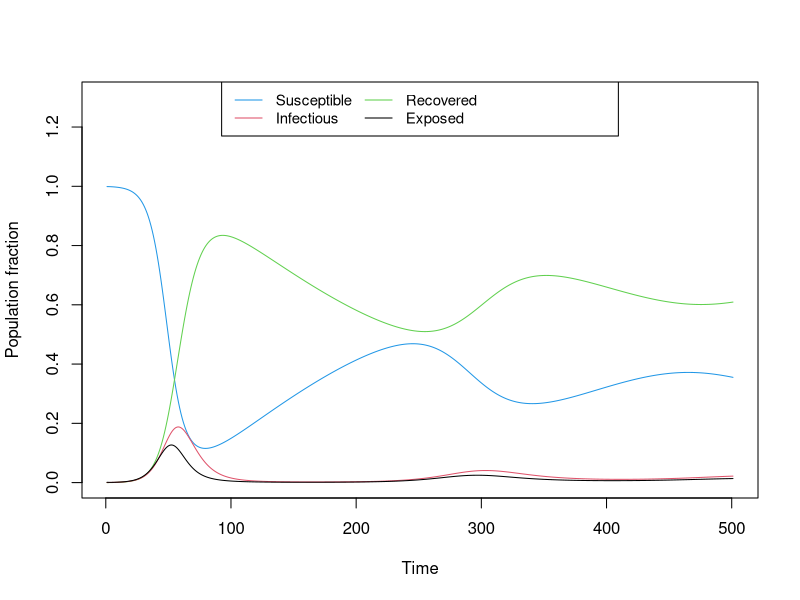

Recreate this plot in R.
########################## #
#SEIR model for RSV-------
########################## #

setwd("/home/phuong/phuonght/gitKraken_project/RSV")

library(deSolve)

######################################### #
# MODEL SETTINGS                     ----
######################################### #

##  latency period: 4 days [2-6]
##  infectious period : 6.7 days [ 1-21], 10 days [7-12]
##  duration of immunity: 230 days / 200 days

######################################### #
# MODEL SETTINGS                     ----
######################################### #
pop_size          <- 100000
num_days          <- 500
R0                <- 3
num_days_infected <- 6.7
num_days_exposed  <- 4
num_days_waning   <- 230
infected_seeds    <- 100 # ? 

######################################### #
# INITIALIZE PARAMETERS AND POPULATION ----
######################################### #
# recovery parameter
nui  <- 1/num_days_infected
# transmission parameter
beta   <- R0*nui
#rate of movement from latent to infectious stage
gamma <- 1/ num_days_exposed
# duration of immunity
v <- 1/ num_days_waning 

# # population states
S <- 1 - (infected_seeds/pop_size)
E <- infected_seeds/pop_size
I <- 0
R <- 0

######################################### #
# CREATE SIRV FUNCTION               ----
######################################### #
# define a function for the ODE-solver with 3 function parameters (required)
#  * times  = current time point (not yet used here, in the absence of seasonality)
#  * states = current health states, to calculate updates
#  * params = epidemiogical parameters, used in the differential equations
#
# Note: updating the health states over time and keeping track of the changes, is handled by the
# ode-function of the 'deSolve' package.
sirv_func <- function(times, states, params) {

  # rename states and parameters
  S     <- states['S']
  E     <- states['E']
  I     <- states['I']
  R     <- states['R']
  beta  <- params['beta']
  gamma <- params['gamma']
  nui   <- params['nui']


  # calculate state changes
  dS <- -beta*S*I + v*R
  dE <- beta*S*I - gamma*E
  dI <- gamma*E - nui*I
  dR <- nui*I - v*R

  # return (dS, dI, dR) as a vector in a list (required for the 'solve' function)
  return(list(c(dS, dE, dI, dR)))
}


######################################### #
# SET FUNCTION PARAMETERS            ----
######################################### #
# set time frame
times      <- seq(0, num_days, by = 1)

# set initial health states
states     <- c(S = S,E = E, I = I, R = R)

# set parameters
params     <- c(beta = beta, gamma = gamma, nui = nui, v = v)



######################################### #
# SOLVE ODE                          ----
######################################### #
# use the 'ode' function of deSolve package with our SIR function, health states and parameters
out <- ode(func = sirv_func, y = states, times = times, parms = params)
# plot(out)

# convert the 'out' matrix into a data-frame (to enable the use of '$' to access a column by name)
out <- as.data.frame(out)


######################################### #
# PLOT RESULTS                       ----
######################################### #

# # open pdf-stream (optional)
# pdf('SIR_example.pdf',6,4) 

# plot susceptible class
par(mfrow = c(1,1))
plot(out$S,
     type = 'l',
     xlab = 'Time',
     ylab = 'Population fraction',
     ylim = c(0,1.3),
     col  = 4)
lines(out$R, col=3)
lines(out$I, col=2)
lines(out$E, col=1)

# add legend
legend(x      = 'top', 
       legend = c('Susceptible','Infectious','Recovered',"Exposed"), 
       col    = c(4,2,3,1), 
       lwd    = 1,
       ncol   = 3,
       cex    = 0.9)

# # close pdf-stream (optional)
# dev.off()
